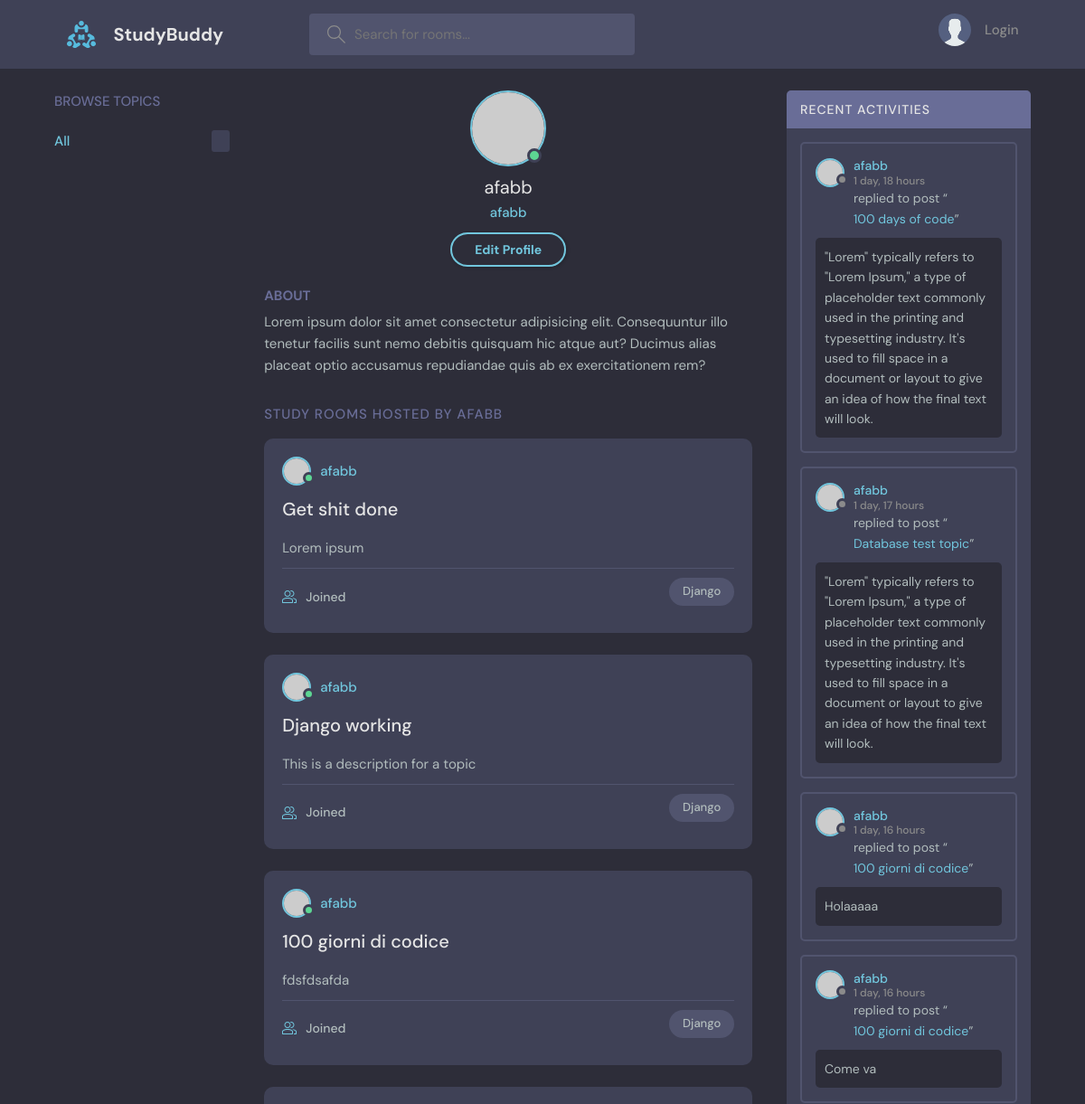
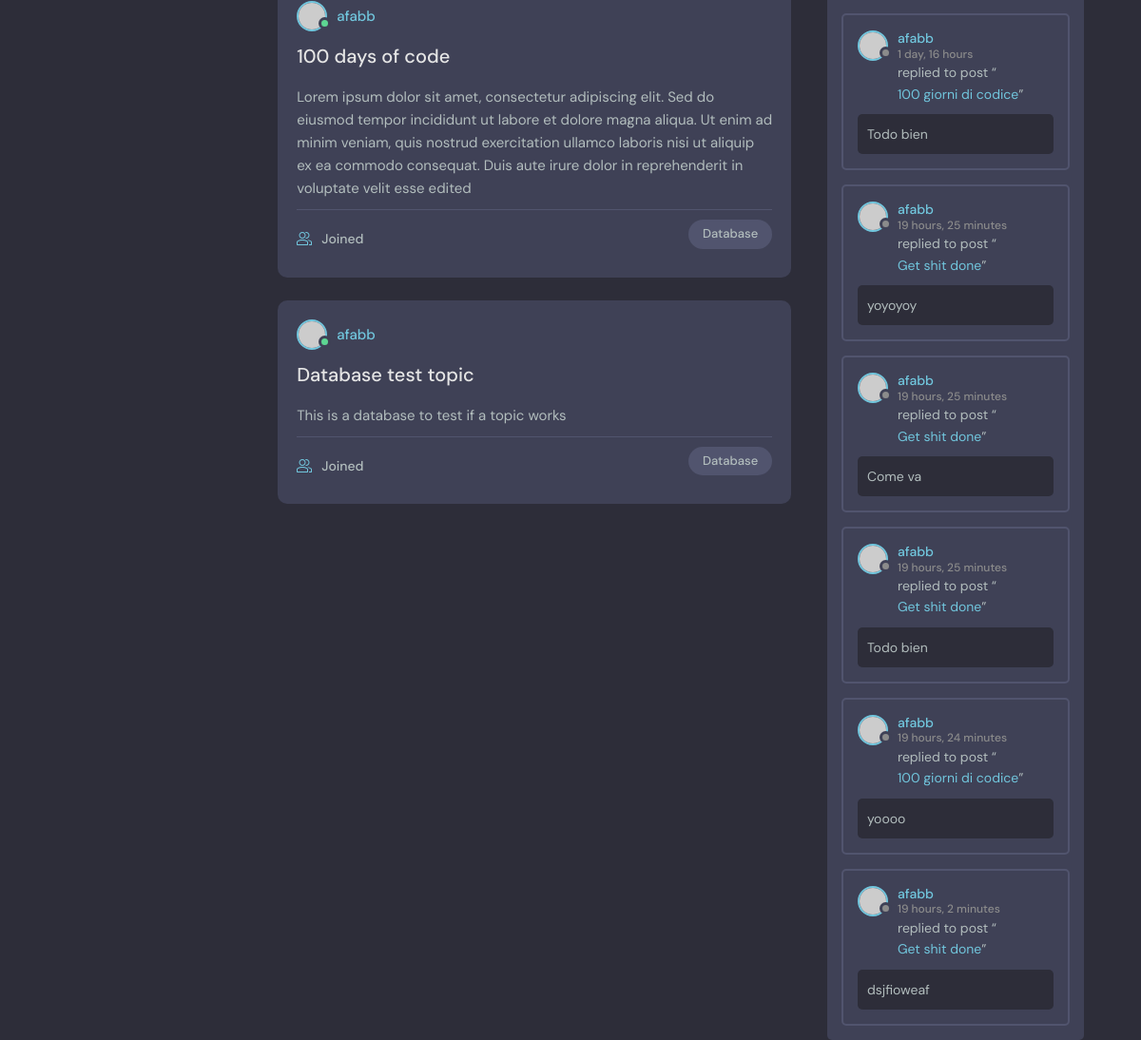
Page /profile/1/ on the committed database (2 pictures, top to bottom).
### base/models.py (models this page shows, shortened)
class Room(models.Model):
    topic = models.ForeignKey(Topic, on_delete=models.SET_NULL, null=True)
    host = models.ForeignKey(User, on_delete=models.SET_NULL, null=True)
    name = models.CharField(max_length=200)
    description = models.TextField(null=True, blank=True)
    participants = models.ManyToManyField(User, related_name='participants', blank=True)
    updated = models.DateTimeField(auto_now=True)
    created = models.DateTimeField(auto_now_add=True)
    class Meta:
        ordering = ['-updated', '-created']
    def __str__(self):
        return self.name

class Topic(models.Model):
    name = models.CharField(max_length=200)
    def __str__(self):
        return self.name

class Message(models.Model):
    user = models.ForeignKey(User, on_delete=models.CASCADE)
    room = models.ForeignKey(Room, on_delete=models.CASCADE)
    body = models.TextField()
    updated = models.DateTimeField(auto_now=True)
    created = models.DateTimeField(auto_now_add=True)

### base/views.py (the view)
# urls.py: path('profile/<str:pk>/', views.userProfile, name="user-profile"),
def userProfile(request, pk):
    user = User.objects.get(id=pk)
    rooms = user.room_set.all()
    room_messages = user.message_set.all()
    topics = Topic.objects.all()
    context = {'user': user, 'rooms': rooms, 'room_messages': room_messages}
    return render(request, 'base/profile.html', context)

### base/templates/base/profile.html (shortened to what this page needs)
{% extends 'main.html' %}
{% block content %}
  <main class="profile-page layout layout--3">
    <div class="container">
      <div class="topics">
        <div class="topics__header">
          <h2>Browse Topics</h2>
        </div>
        <ul class="topics__list">
          <li>
            <a href="/" class="active">All <span>{{topics_count}}</span></a>
          </li>
        </ul>
      </div>
      <div class="roomList">
        <div class="profile">
          <div class="profile__avatar">
            <div class="avatar avatar--large active">
              <img src="https://randomuser.me/api/portraits/men/11.jpg" />
            </div>
          </div>
          <div class="profile__info">
            <h3>{{user.username}}</h3>
            <p>{{user.username}}</p>
            <a href="/" class="btn btn--main btn--pill">Edit Profile</a>
          </div>
          <div class="profile__about">
            <h3>About</h3>
            <p>
              Lorem ipsum dolor sit amet consectetur adipisicing elit. Consequuntur illo tenetur
              facilis sunt nemo debitis quisquam hic atque aut? Ducimus alias placeat optio
              accusamus repudiandae quis ab ex exercitationem rem?
            </p>
          </div>
        </div>
        <div class="roomList__header">
          <div>
            <h2>Study Rooms Hosted by {{user.username}}</a>
            </h2>
          </div>
        </div>
        {%for room in rooms%}
        <div class="roomListRoom">
          <div class="roomListRoom__header">
            <a href="profile.html" class="roomListRoom__author">
              <div class="avatar avatar--small active">
                <img src="https://randomuser.me/api/portraits/men/11.jpg" />
              </div>
              <span>{{user.username}}</span>
            </a>
          </div>
          <div class="roomListRoom__content">
            <a href="{% url 'room' room.id %}">{{room.name}}</a>
            <p>
             {{room.description}}
            </p>
          </div>
          <div class="roomListRoom__meta">
            <a class="roomListRoom__joined">
              {{participants_count}} Joined
            </a>
            <p class="roomListRoom__topic">{{room.topic}}</p>
          </div>
        </div>
        {%endfor%}
      </div>
      <div class="activities">
        <div class="activities__header">
          <h2>Recent Activities</h2>
        </div>
        {%for message in room_messages%}
        <div class="activities__box">
          <div class="activities__boxHeader roomListRoom__header">
            <a href="profile.html" class="roomListRoom__author">
              <div class="avatar avatar--small">
                <img src="https://randomuser.me/api/portraits/women/11.jpg" />
              </div>
              <p>
                {{message.user}}
                <span>{{message.created | timesince}}</span>
              </p>
            </a>
          </div>
          <div class="activities__boxContent">
            <p>replied to post “<a href="room.html">{{message.room}}</a>”</p>
            <div class="activities__boxRoomContent">
              {{message.body}}
            </div>
          </div>
        </div>
        {%endfor%}
      </div>
    </div>
  </main>
  {% endblock content %}

### rows in the picture
Room: name "Get shit done", description "Lorem ipsum", topic "Django"
Room: name "Django working", description "This is a description for a topic", topic "Django"
Room: name "100 giorni di codice", description "fdsfdsafda", topic "Django"
Room: name "100 days of code", description "Lorem ipsum dolor sit amet, consectetur adipiscing elit. Sed do eiusmod tempor incididunt ut labore et dolore magna aliqua. Ut enim ad minim veniam, quis nostrud exercitation ullamco laboris nisi ut aliquip ex ea commodo consequat. Duis aute irure dolor in reprehenderit in voluptate velit esse edited", topic "Database"
Room: name "Database test topic", description "This is a database to test if a topic works", topic "Database"
Message: user "afabb", created "1 day, 18 hours", room "100 days of code", body "\"Lorem\" typically refers to \"Lorem Ipsum,\" a type of placeholder text commonly used in the printing and typesetting industry. It's used to fill space in a document or layout to give an idea of how the final text will look."
Message: user "afabb", created "1 day, 17 hours", room "Database test topic", body "\"Lorem\" typically refers to \"Lorem Ipsum,\" a type of placeholder text commonly used in the printing and typesetting industry. It's used to fill space in a document or layout to give an idea of how the final text will look."
Message: user "afabb", created "1 day, 16 hours", room "100 giorni di codice", body "Holaaaaa"
Message: user "afabb", created "1 day, 16 hours", room "100 giorni di codice", body "Come va"
Message: user "afabb", created "1 day, 16 hours", room "100 giorni di codice", body "Todo bien"
Message: user "afabb", created "19 hours, 25 minutes", room "Get shit done", body "yoyoyoy"
Message: user "afabb", created "19 hours, 25 minutes", room "Get shit done", body "Come va"
Message: user "afabb", created "19 hours, 25 minutes", room "Get shit done", body "Todo bien"
Message: user "afabb", created "19 hours, 24 minutes", room "100 giorni di codice", body "yoooo"
Message: user "afabb", created "19 hours, 2 minutes", room "Get shit done", body "dsjfioweaf"

### other values in the picture
{{ user.username }} "afabb"
{{ user.username }} "AFABB"
